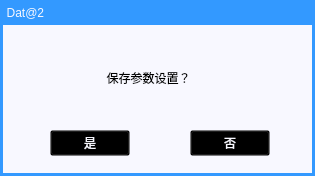
<?xml version="1.0" encoding="UTF-8"?>
<ui version="4.0">
 <class>Save</class>
 <widget class="QDialog" name="Save">
  <property name="geometry">
   <rect>
    <x>0</x>
    <y>0</y>
    <width>315</width>
    <height>176</height>
   </rect>
  </property>
  <property name="windowTitle">
   <string>Dialog</string>
  </property>
  <widget class="QGroupBox" name="groupBox">
   <property name="geometry">
    <rect>
     <x>0</x>
     <y>20</y>
     <width>315</width>
     <height>156</height>
    </rect>
   </property>
   <property name="styleSheet">
    <string notr="true">QGroupBox {
	background-color: rgb(248, 248, 255);
	color: rgb(248, 248, 255);
    font: 14pt &quot;黑体&quot;;
    margin-top: 0ex;
    border-width:3px;  
    border-style:solid;
    border-color: rgb(51, 153, 255);  
}</string>
   </property>
   <property name="title">
    <string/>
   </property>
   <widget class="QPushButton" name="pushButton">
    <property name="geometry">
     <rect>
      <x>50</x>
      <y>110</y>
      <width>80</width>
      <height>26</height>
     </rect>
    </property>
    <property name="focusPolicy">
     <enum>Qt::NoFocus</enum>
    </property>
    <property name="styleSheet">
     <string notr="true">border-image: url(:/LCD_CS351/LCD_CS351/35_all/67.bmp);
background:transparent;
font: 12pt &quot;黑体&quot;;
color: rgb(248, 248, 255);</string>
    </property>
    <property name="text">
     <string>是</string>
    </property>
   </widget>
   <widget class="QPushButton" name="pushButton_2">
    <property name="geometry">
     <rect>
      <x>190</x>
      <y>110</y>
      <width>80</width>
      <height>26</height>
     </rect>
    </property>
    <property name="focusPolicy">
     <enum>Qt::NoFocus</enum>
    </property>
    <property name="styleSheet">
     <string notr="true">border-image: url(:/LCD_CS351/LCD_CS351/35_all/67.bmp);
background:transparent;
font: 12pt &quot;黑体&quot;;
color: rgb(248, 248, 255);</string>
    </property>
    <property name="text">
     <string>否</string>
    </property>
   </widget>
   <widget class="QLabel" name="label_2">
    <property name="geometry">
     <rect>
      <x>21</x>
      <y>20</y>
      <width>65</width>
      <height>54</height>
     </rect>
    </property>
    <property name="styleSheet">
     <string notr="true">border-image: url(:/LCD_CS351/LCD_CS351/logo/warn.png);</string>
    </property>
    <property name="text">
     <string/>
    </property>
   </widget>
   <widget class="QLabel" name="label_3">
    <property name="geometry">
     <rect>
      <x>100</x>
      <y>47</y>
      <width>191</width>
      <height>21</height>
     </rect>
    </property>
    <property name="styleSheet">
     <string notr="true">font: 14pt &quot;黑体&quot;;</string>
    </property>
    <property name="text">
     <string>  保存参数设置？</string>
    </property>
   </widget>
  </widget>
  <widget class="QLabel" name="label">
   <property name="geometry">
    <rect>
     <x>0</x>
     <y>0</y>
     <width>315</width>
     <height>25</height>
    </rect>
   </property>
   <property name="styleSheet">
    <string notr="true">background-color: rgb(51, 153, 255); 
font: 12pt &quot;黑体&quot;;
color: rgb(248, 248, 255);</string>
   </property>
   <property name="text">
    <string>  Dat@2</string>
   </property>
  </widget>
  <widget class="QPushButton" name="pushButton_cancel">
   <property name="geometry">
    <rect>
     <x>285</x>
     <y>0</y>
     <width>31</width>
     <height>25</height>
    </rect>
   </property>
   <property name="focusPolicy">
    <enum>Qt::NoFocus</enum>
   </property>
   <property name="styleSheet">
    <string notr="true">border-image: url(:/LCD_CS351/LCD_CS351/35_all/cha.bmp);
background:transparent;</string>
   </property>
   <property name="text">
    <string/>
   </property>
   <property name="autoDefault">
    <bool>false</bool>
   </property>
   <property name="flat">
    <bool>true</bool>
   </property>
  </widget>
 </widget>
 <resources/>
 <connections/>
</ui>
